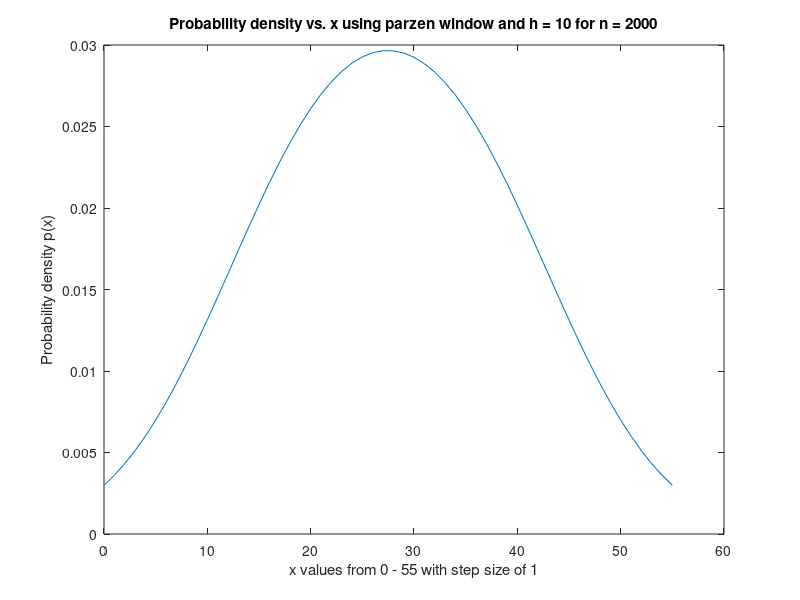

MATLAB code for this plot:
rng('default');
y1 = normrnd(20,sqrt(5),[1,1000]); %try 100, 500, and 1000
y2 = normrnd(35,sqrt(5),[1,1000]);
y = [y1, y2];
n = 2000;
h1 = 10;  %try for 0.01, 0.1, 1, and 10
%h_n = h1/sqrt(n);
h_n = h1;
p_n_list = zeros(1,55);
count = 1;
for x=0:1:55
    p_n = 0;
    for i=1:n
        p_n = p_n + (1/h_n)*normpdf((x-y(i))/h_n);
    end
    p_n = p_n/n;
    p_n_list(1, count) = p_n;
    count = count+1;
end

x = [0:1:55];
plot(x, p_n_list);
xlabel('x values from 0 - 55 with step size of 1');
ylabel('Probability density p(x)');
title('Probability density vs. x using parzen window and h = 10 for n = 2000');